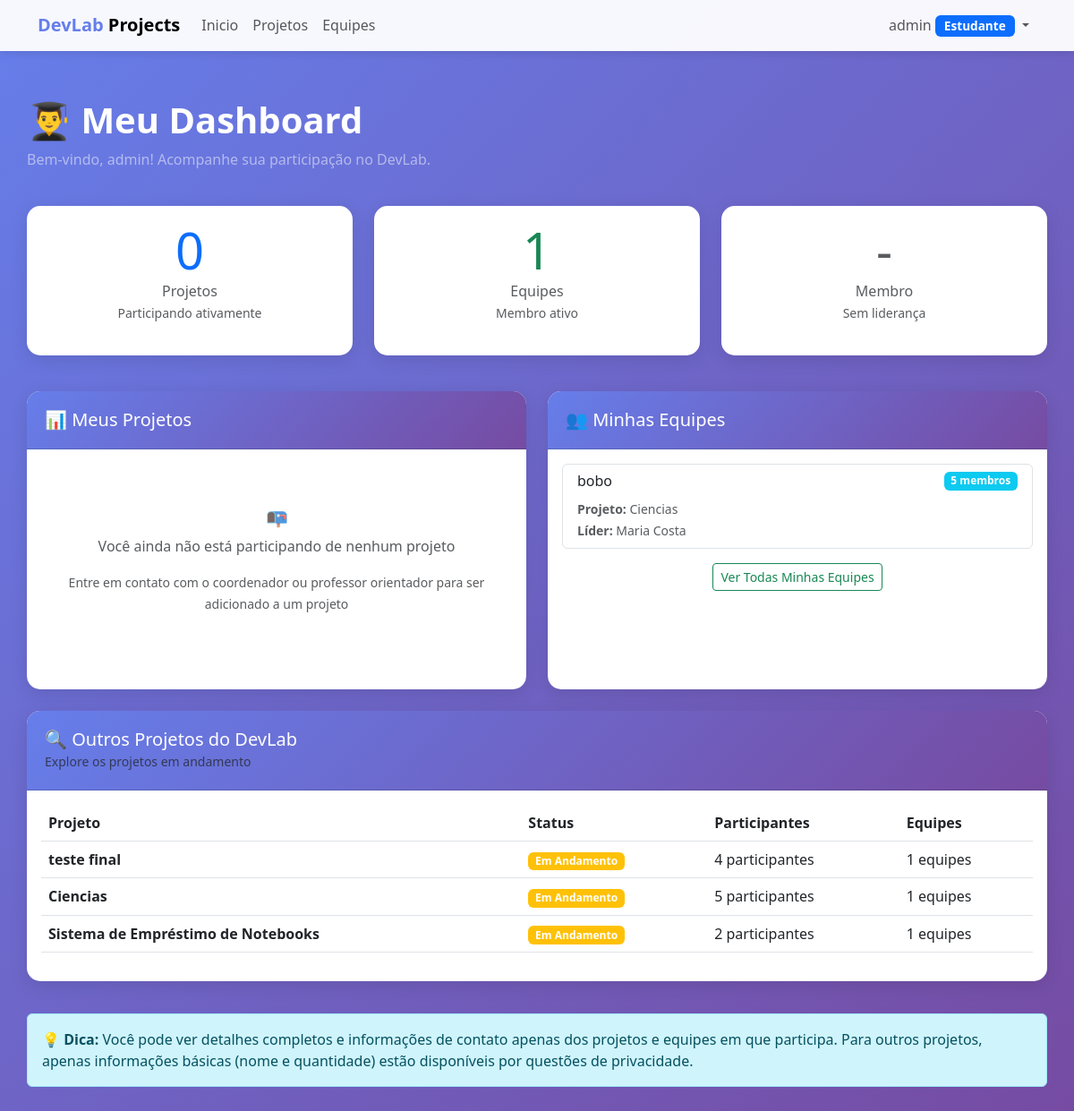
Screenshot of /estudante/ (signed in) with the database file from the repository.
### meuapp/models.py (models this page shows, shortened)
class Usuario(AbstractUser):
    TIPO_CHOICES = [
        ('coordenador', 'Coordenador'),
        ('professor', 'Professor'),
        ('estudante', 'Estudante'),
    ]
    tipo = models.CharField(max_length=20, choices=TIPO_CHOICES, default='estudante')
    matricula = models.CharField(max_length=20, unique=True, null=True, blank=True)
    cpf = models.CharField(max_length=11, unique=True, null=True, blank=True)
    data_nascimento = models.DateField(null=True, blank=True)
    curso = models.CharField(max_length=100, blank=True)
    class Meta:
        verbose_name = 'Usuário'
        verbose_name_plural = 'Usuários'

class Equipe(models.Model):
    nome = models.CharField(max_length=100)
    descricao = models.TextField(blank=True)
    projeto = models.ForeignKey(Projeto, on_delete=models.CASCADE, related_name='equipes', null=True, blank=True)
    lider = models.OneToOneField(
        Usuario,
        on_delete=models.SET_NULL,
        null=True,
        blank=True,
        related_name='equipe_liderada',
        help_text="Líder da equipe (cada usuário pode liderar no máximo uma equipe)"
    )
    membros = models.ManyToManyField(Usuario, related_name='equipes_participando', blank=True)
    criada_em = models.DateTimeField(auto_now_add=True)
    class Meta:
        verbose_name = 'Equipe'
        verbose_name_plural = 'Equipes'
        ordering = ['projeto', 'nome']
    def total_membros(self):
        return self.membros.count()

class Projeto(models.Model):
    STATUS_CHOICES = [
        ('planejado', 'Planejado'),
        ('andamento', 'Em Andamento'),
        ('concluido', 'Concluído'),
    ]
    titulo = models.CharField(max_length=200)
    descricao = models.TextField()
    cliente = models.CharField(max_length=200)
    status = models.CharField(max_length=20, choices=STATUS_CHOICES, default='planejado')
    data_inicio = models.DateField()
    data_fim_prevista = models.DateField()
    participantes = models.ManyToManyField(Usuario, through='ParticipacaoProjeto', related_name='projetos_participando')
    criado_em = models.DateTimeField(auto_now_add=True)
    atualizado_em = models.DateTimeField(auto_now=True)
    class Meta:
        verbose_name = 'Projeto'
        verbose_name_plural = 'Projetos'
        ordering = ['-criado_em']
    def total_participantes(self):
        return self.membros_por_equipes().count()
    def membros_por_equipes(self):
        return Usuario.objects.filter(equipes_participando__projeto=self).distinct()
    def total_equipes(self):
        return self.equipes.count()

### meuapp/views.py (the view)
# urls.py: path('estudante/', views.estudante_dashboard, name='estudante_dashboard'),
@login_required
@user_passes_test(is_estudante)
def estudante_dashboard(request):
    meus_projetos = request.user.projetos_participando.all()
    minhas_equipes = request.user.equipes_participando.all()
    equipe_liderada = getattr(request.user, 'equipe_liderada', None)
    todos_projetos = Projeto.objects.all()
    context = {
        'meus_projetos': meus_projetos,
        'minhas_equipes': minhas_equipes,
        'equipe_liderada': equipe_liderada,
        'todos_projetos': todos_projetos,
    }
    return render(request, 'aluno.html', context)

### meuapp/views.py (called while the page is built)
def is_estudante(user):
    return user.is_authenticated and user.tipo == 'estudante'

### meuapp/templates/aluno.html (shortened to what this page needs)
{% extends 'base.html' %}
{% block content %}
<div class="row mb-4">
    <div class="col-12">
        <h1 class="text-white mb-2">
            <strong>👨‍🎓 Meu Dashboard</strong>
        </h1>
        <p class="text-white-50">Bem-vindo, {{ user.get_full_name|default:user.username }}! Acompanhe sua participação no DevLab.</p>
    </div>
</div>
<div class="row mb-4">
    <div class="col-md-4 mb-3">
        <div class="card text-center h-100">
            <div class="card-body">
                <h1 class="display-4 text-primary mb-0">{{ meus_projetos.count }}</h1>
                <p class="text-muted mb-0">Projetos</p>
                <small class="text-muted">Participando ativamente</small>
            </div>
        </div>
    </div>
    <div class="col-md-4 mb-3">
        <div class="card text-center h-100">
            <div class="card-body">
                <h1 class="display-4 text-success mb-0">{{ minhas_equipes.count }}</h1>
                <p class="text-muted mb-0">Equipes</p>
                <small class="text-muted">Membro ativo</small>
            </div>
        </div>
    </div>
    <div class="col-md-4 mb-3">
        <div class="card text-center h-100">
            <div class="card-body">
                {% if equipe_liderada %}
                    <h1 class="display-4 text-warning mb-0">👑</h1>
                    <p class="text-muted mb-0">Líder de Equipe</p>
                    <small class="text-success">{{ equipe_liderada.nome }}</small>
                {% else %}
                    <h1 class="display-4 text-muted mb-0">-</h1>
                    <p class="text-muted mb-0">Membro</p>
                    <small class="text-muted">Sem liderança</small>
                {% endif %}
            </div>
        </div>
    </div>
</div>
<div class="row">
    <div class="col-md-6 mb-4">
        <div class="card h-100">
            <div class="card-header">
                <h5 class="mb-0">📊 Meus Projetos</h5>
            </div>
            <div class="card-body">
                {% if meus_projetos %}
                    <div class="list-group">
                        {% for projeto in meus_projetos %}
                        <a href="{% url 'projeto_detalhes' projeto.pk %}"
                           class="list-group-item list-group-item-action">
                            <div class="d-flex w-100 justify-content-between align-items-center mb-2">
                                <h6 class="mb-0">{{ projeto.titulo }}</h6>
                                <span class="badge bg-{% if projeto.status == 'concluido' %}success{% elif projeto.status == 'andamento' %}warning{% else %}secondary{% endif %}">
                                    {{ projeto.get_status_display }}
                                </span>
                            </div>
                            <p class="mb-1 text-muted"><small>{{ projeto.descricao|truncatewords:12 }}</small></p>
                            <small class="text-muted">
                                <strong>Cliente:</strong> {{ projeto.cliente }}<br>
                                <strong>Início:</strong> {{ projeto.data_inicio|date:"d/m/Y" }}
                            </small>
                        </a>
                        {% endfor %}
                    </div>
                    <div class="text-center mt-3">
                        <a href="{% url 'projeto_lista' %}" class="btn btn-sm btn-outline-primary">
                            Ver Todos Meus Projetos
                        </a>
                    </div>
                {% else %}
                    <div class="text-center py-5">
                        <h5 class="text-muted">📭</h5>
                        <p class="text-muted">Você ainda não está participando de nenhum projeto</p>
                        <small class="text-muted">Entre em contato com o coordenador ou professor orientador para ser adicionado a um projeto</small>
                    </div>
                {% endif %}
            </div>
        </div>
    </div>
    <div class="col-md-6 mb-4">
        <div class="card h-100">
            <div class="card-header">
                <h5 class="mb-0">👥 Minhas Equipes</h5>
            </div>
            <div class="card-body">
                {% if minhas_equipes %}
                    <div class="list-group">
                        {% for equipe in minhas_equipes %}
                        <a href="{% url 'equipe_detalhes' equipe.pk %}"
                           class="list-group-item list-group-item-action">
                            <div class="d-flex w-100 justify-content-between align-items-center mb-2">
                                <h6 class="mb-0">
                                    {{ equipe.nome }}
                                </h6>
                                <span class="badge bg-info">{{ equipe.total_membros }} membros</span>
                            </div>
                            <small class="text-muted">
                                <strong>Projeto:</strong>
                                {% if equipe.projeto %}
                                    {{ equipe.projeto.titulo }}
                                {% else %}
                                    <span class="text-muted">Sem projeto</span>
                                {% endif %}
                                <br>
                                <strong>Líder:</strong>
                                {% if equipe.lider %}
                                    {{ equipe.lider.get_full_name|default:equipe.lider.username }}
                                {% else %}
                                    <span class="text-muted">Não definido</span>
                                {% endif %}
                            </small>
                        </a>
                        {% endfor %}
                    </div>
                    <div class="text-center mt-3">
                        <a href="{% url 'equipe_lista' %}" class="btn btn-sm btn-outline-success">
                            Ver Todas Minhas Equipes
                        </a>
                    </div>
                {% else %}
                    <div class="text-center py-5">
                        <h5 class="text-muted">👤</h5>
                        <p class="text-muted">Você não está em nenhuma equipe ainda</p>
                        <small class="text-muted">Participe de um projeto para ser adicionado a uma equipe</small>
                    </div>
                {% endif %}
            </div>
        </div>
    </div>
</div>
<div class="row">
    <div class="col-12">
        <div class="card">
            <div class="card-header">
                <h5 class="mb-0">🔍 Outros Projetos do DevLab</h5>
                <small class="text-muted">Explore os projetos em andamento</small>
            </div>
            <div class="card-body">
                {% if todos_projetos %}
                    <div class="table-responsive">
                        <table class="table table-hover">
                            <thead>
                                <tr>
                                    <th>Projeto</th>
                                    <th>Status</th>
                                    <th>Participantes</th>
                                    <th>Equipes</th>
                                </tr>
                            </thead>
                            <tbody>
                                {% for projeto in todos_projetos %}
                                <tr {% if projeto in meus_projetos %}class="table-primary"{% endif %}>
                                    <td>
                                        <strong>{{ projeto.titulo }}</strong>
                                    </td>
                                    <td>
                                        <span class="badge bg-{% if projeto.status == 'concluido' %}success{% elif projeto.status == 'andamento' %}warning{% else %}secondary{% endif %}">
                                            {{ projeto.get_status_display }}
                                        </span>
                                    </td>
                                    <td>
                                        {% if projeto in meus_projetos %}
                                            <a href="{% url 'projeto_detalhes' projeto.pk %}">
                                                {{ projeto.total_participantes }} participantes
                                            </a>
                                        {% else %}
                                            {{ projeto.total_participantes }} participantes
                                        {% endif %}
                                    </td>
                                    <td>{{ projeto.total_equipes }} equipes</td>
                                </tr>
                                {% endfor %}
                            </tbody>
                        </table>
                    </div>
                {% else %}
                    <p class="text-muted text-center py-5">Nenhum projeto disponível no momento</p>
                {% endif %}
            </div>
        </div>
    </div>
</div>
<div class="row mt-3">
    <div class="col-12">
        <div class="alert alert-info">
            <strong>💡 Dica:</strong> Você pode ver detalhes completos e informações de contato apenas dos projetos e equipes em que participa.
            Para outros projetos, apenas informações básicas (nome e quantidade) estão disponíveis por questões de privacidade.
        </div>
    </div>
</div>
{% endblock %}

### meuapp/templates/base.html (shortened to what this page needs)
<!DOCTYPE html>
<html lang="pt-br">
<head>
    <link href="https://cdn.jsdelivr.net/npm/bootstrap@5.3.0/dist/css/bootstrap.min.css" rel="stylesheet">
</head>
<body>
    {% if user.is_authenticated %}
    <nav class="navbar navbar-expand-lg navbar-light bg-light fixed-top">
        <div class="container">
            <a class="navbar-brand fw-bold" href="{% url 'dashboard' %}">
                <span style="color: #667eea;">DevLab</span> Projects
            </a>
            <div class="collapse navbar-collapse" id="navbarNav">
                <ul class="navbar-nav me-auto">
                    <li class="nav-item">
                        <a class="nav-link" href="{% url 'dashboard' %}">Inicio</a>
                    </li>
                    <li class="nav-item">
                        <a class="nav-link" href="{% url 'projeto_lista' %}">Projetos</a>
                    </li>
                    <li class="nav-item">
                        <a class="nav-link" href="{% url 'equipe_lista' %}">Equipes</a>
                    </li>
                </ul>
                <ul class="navbar-nav">
                    <li class="nav-item dropdown">
                        <a class="nav-link dropdown-toggle" href="#" id="userDropdown" role="button"
                           data-bs-toggle="dropdown">
                            {{ user.get_full_name|default:user.username }}
                            <span class="badge bg-primary badge-tipo">{{ user.get_tipo_display }}</span>
                        </a>
                    </li>
                </ul>
            </div>
        </div>
    </nav>
    {% endif %}
    <div class="container main-content">
        {% block content %}{% endblock %}
    </div>
</body>
</html>

### meuapp/templates/base.html (style rules this page uses)
body { min-height: 100vh; background: linear-gradient(135deg, #667eea 0%, #764ba2 100%); }
.navbar { background: rgba(255, 255, 255, 0.95) !important; box-shadow: 0 2px 10px rgba(0,0,0,0.1); }
.main-content { margin-top: 80px; padding: 30px 0; }
.card { border: none; border-radius: 15px; box-shadow: 0 5px 20px rgba(0,0,0,0.1); margin-bottom: 20px; }
.card-header { background: linear-gradient(135deg, #667eea 0%, #764ba2 100%); color: white; border-radius: 15px 15px 0 0 !important; padding: 20px; }
.badge-tipo { font-size: 0.85em; padding: 5px 10px; }

### rows the page displays
Usuario: get_full_name "admin", tipo "Estudante"
Equipe: nome "bobo", total_membros "5", projeto.titulo "Ciencias", lider.get_full_name "Maria Costa"
Projeto: titulo "teste final", status "Em Andamento", total_participantes "4", total_equipes "1"
Projeto: titulo "Ciencias", status "Em Andamento", total_participantes "5", total_equipes "1"
Projeto: titulo "Sistema de Empréstimo de Notebooks", status "Em Andamento", total_participantes "2", total_equipes "1"

### other values shown
{{ meus_projetos.count }} "0"
{{ minhas_equipes.count }} "1"
